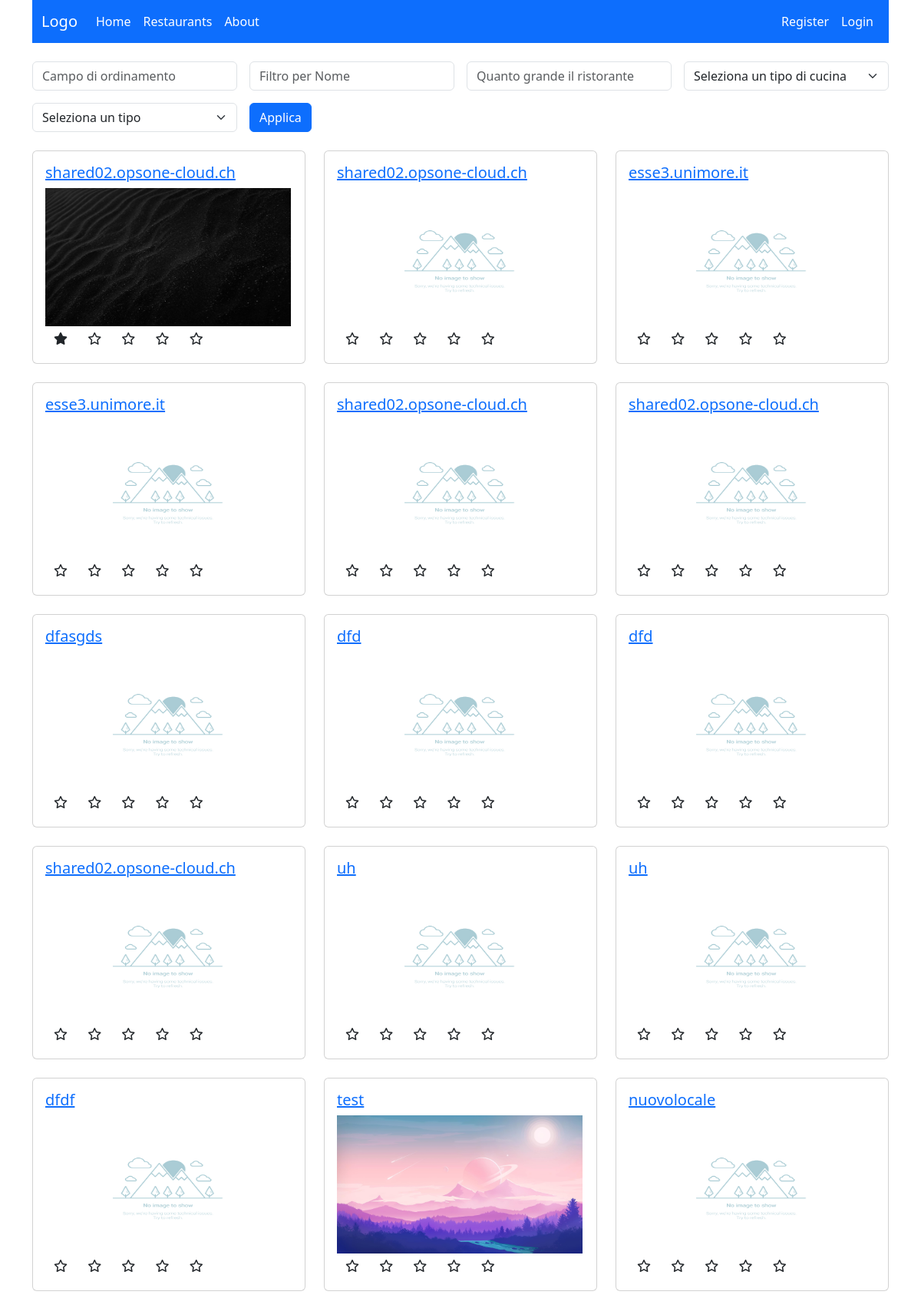
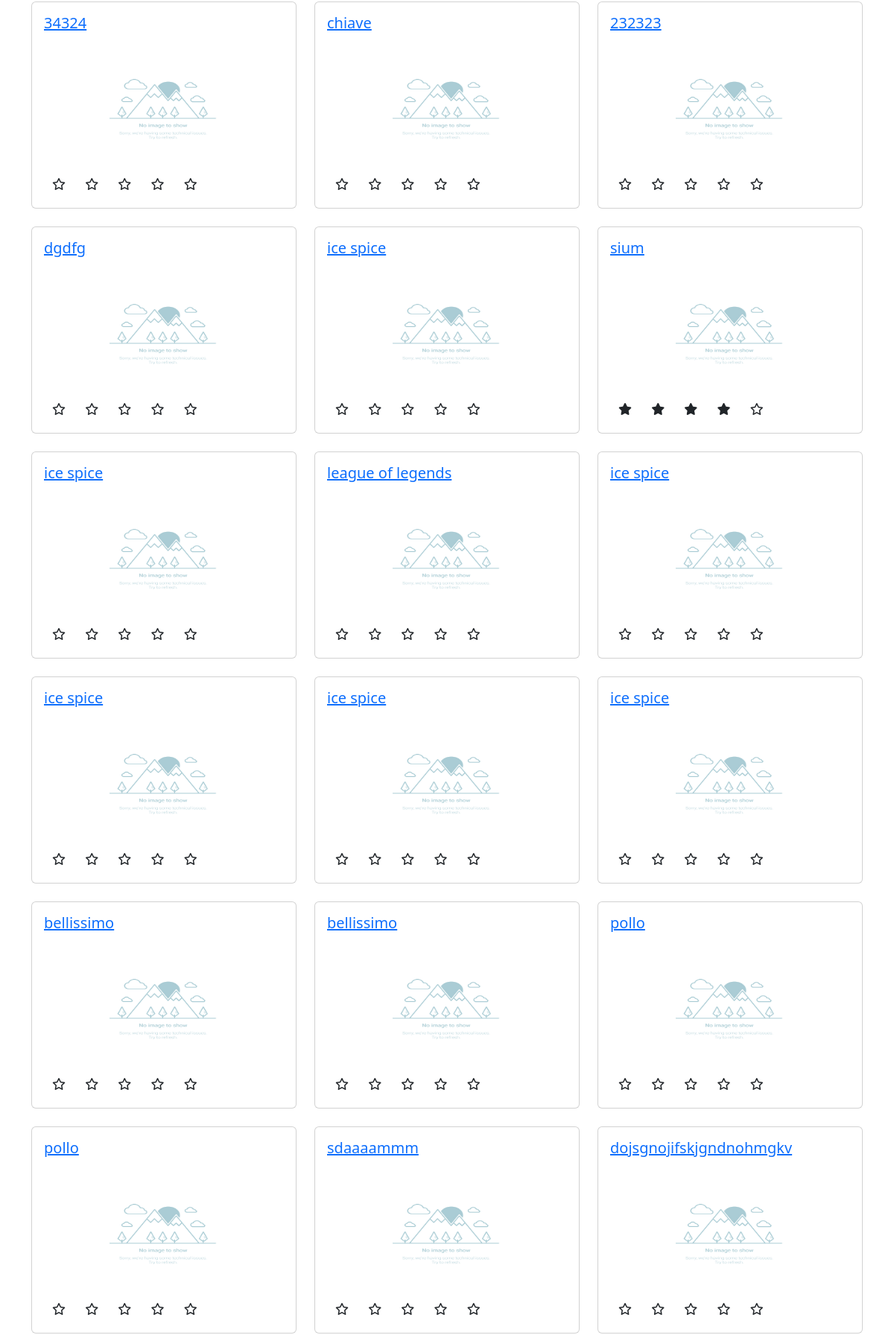
The page /restaurants/ (upper part) on the database its author committed (2 pictures, top to bottom).
### restaurantsApp/models.py (models this page shows, shortened)
class Restaurant(models.Model):
    restaurantID = models.IntegerField(primary_key=True)
    owner = models.ForeignKey(settings.AUTH_USER_MODEL, on_delete=models.CASCADE)
    name = models.CharField(max_length=100)
    address = models.CharField(max_length=200)
    phone_number = PhoneNumberField()
    cuisine_type = models.CharField(max_length=200)
    meal_type = models.CharField(max_length=200)
    max_booking = models.IntegerField(default=100)
    average_rating = models.FloatField(default=0, null=True)

class Photo(models.Model):
    photoID = models.IntegerField(primary_key=True)
    restaurant = models.ForeignKey(Restaurant, on_delete=models.CASCADE)
    image = models.ImageField(upload_to='media')
    photo_comment = models.CharField(max_length=100, default="")

### restaurantsApp/views.py (the view)
# urls.py: path("", RestaurantListView.as_view(), name="listRestaurants"),
class RestaurantListView(ListView):
    model = Restaurant
    template_name = 'restaurantsApp/restaurant_list.html'  # Specifica il percorso al tuo template
    context_object_name = 'restaurants'  # Nome del contesto da utilizzare nel template
    def get_context_data(self, **kwargs):
        from .forms import CUISINE_CHOICES, MEAL_CHOICES
        context = super().get_context_data(**kwargs)
        context['CUISINE_CHOICES'] = CUISINE_CHOICES
        context['MEAL_CHOICES'] = MEAL_CHOICES
        return context
    def get_queryset(self):
        order_field = self.request.GET.get('order_field')
        filter_name = self.request.GET.get('filter_name', None)
        filter_max_booking = self.request.GET.get('filter_max_booking', None)
        cuisine_type = self.request.GET.get('filter_cuisine_type', None)
        meal_type = self.request.GET.get('filter_meal_type', None)
        queryset = Restaurant.objects.all()
        if filter_name:
            queryset = queryset.filter(name__icontains=filter_name)
        if filter_max_booking:
            queryset = queryset.filter(max_booking__lte=filter_max_booking)
        if cuisine_type:
            queryset = queryset.filter(cuisine_type__icontains=cuisine_type)
        if meal_type:
            queryset = queryset.filter(meal_type__icontains=meal_type)
        if order_field in [field.name for field in Restaurant._meta.fields]:
            queryset = queryset.order_by(order_field)
        return queryset

### restaurantsApp/templates/restaurantsApp/restaurant_list.html (shortened to what this page needs)
{% extends "base.html" %}
{% block content %}
  {% include 'restaurantsApp/searchbar.html' %}
  <div class="row">
      {% for r in restaurants %}
        {% include "restaurantsApp/single-restaurant.html" %}
      {% empty %}
        <p> Non ci sono ristoranti ancora</p>
      {% endfor %}
  </div>
{% endblock %}

### restaurantsApp/templates/restaurantsApp/single-restaurant.html
{% load static%}
<div class="col-md-4 mb-4">
  <div class="card">
    <div class="card-body">
      <a href="{% url 'restaurant_detail' r.pk %}">
        <h5 class="card-title">{{ r.name }}</h5>
      </a>
      {% if r.photo_set.exists %}
        <img src="{{ r.photo_set.first.image.url }}" alt="{{ r.name }} Image " width="320" height="180">
      {% else %}
        <img src=" {% static 'images/no_image_to_show.jpg' %}" alt="Immagine mancante" width="320" height="180">
      {% endif %}
      <div class="rating">
        {% for i in "12345" %}
          <span class="fa-stack">
            {% if i >= r.average_rating|floatformat %}
              <i class="far fa-star fa-stack-1x"></i>
            {% else %}
              <i class="fas fa-star fa-stack-1x"></i>
            {% endif %}
          </span>
        {% endfor %}
      </div>
    </div>
  </div>
</div>

### rows shown on the page
Restaurant: name "shared02.opsone-cloud.ch", photo_set.first.image (picture)
Restaurant: name "shared02.opsone-cloud.ch", average_rating 0 (drawn)
Restaurant: name "esse3.unimore.it", average_rating 0 (drawn)
Restaurant: name "esse3.unimore.it", average_rating 0 (drawn)
Restaurant: name "shared02.opsone-cloud.ch", average_rating 0 (drawn)
Restaurant: name "shared02.opsone-cloud.ch", average_rating 0 (drawn)
Restaurant: name "dfasgds", average_rating 0 (drawn)
Restaurant: name "dfd", average_rating 0 (drawn)
Restaurant: name "dfd", average_rating 0 (drawn)
Restaurant: name "shared02.opsone-cloud.ch", average_rating 0 (drawn)
Restaurant: name "uh", average_rating 0 (drawn)
Restaurant: name "uh", average_rating 0 (drawn)
Restaurant: name "dfdf", average_rating 0 (drawn)
Restaurant: name "test", photo_set.first.image (picture), average_rating 0 (drawn)
Restaurant: name "nuovolocale", average_rating 0 (drawn)
Restaurant: name "34324", average_rating 0 (drawn)
Restaurant: name "chiave", average_rating 0 (drawn)
Restaurant: name "232323", average_rating 0 (drawn)
Restaurant: name "dgdfg", average_rating 0 (drawn)
Restaurant: name "ice spice", average_rating 0 (drawn)
Restaurant: name "sium"
Restaurant: name "ice spice", average_rating 0 (drawn)
Restaurant: name "league of legends", average_rating 0 (drawn)
Restaurant: name "ice spice", average_rating 0 (drawn)
Restaurant: name "ice spice", average_rating 0 (drawn)
Restaurant: name "ice spice", average_rating 0 (drawn)
Restaurant: name "ice spice", average_rating 0 (drawn)
Restaurant: name "bellissimo", average_rating 0 (drawn)
Restaurant: name "bellissimo", average_rating 0 (drawn)
Restaurant: name "pollo", average_rating 0 (drawn)
Restaurant: name "pollo", average_rating 0 (drawn)
Restaurant: name "sdaaaammm", average_rating 0 (drawn)
Restaurant: name "dojsgnojifskjgndnohmgkv", average_rating 0 (drawn)
